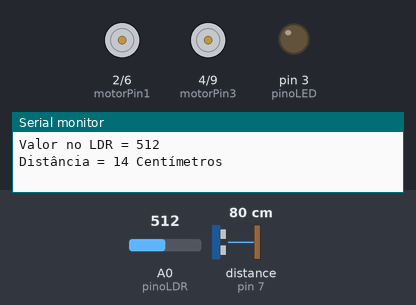
A sketch run on a simulated Arduino Uno, built with avr-gcc and run on an emulated ATmega328P. Parts: motor-driver pin pairs drawn as motors (green arrow = first pin HIGH = forward, orange = second pin HIGH = backward, longer = more drive), output pins drawn as LEDs (lit = HIGH), the last lines printed to the serial monitor. Wiring (inferred from the names in the program): ultrasonic range finder: trigger pin 8; echo pin 7. The inputs (shaded band) are chosen by the test bench; at power-on: A0 (pinoLDR) = 512, distance to the obstacle (sensor on pin 7) 80 cm. The echo pulse lasts 58.3 µs per cm; pins used as bus, display or sensor lines are not drawn.

Above: at 9.2 s.
9.3 s: A0 (pinoLDR) set to 985
11.7 s: A0 (pinoLDR) set to 1015
At 15.7 s:
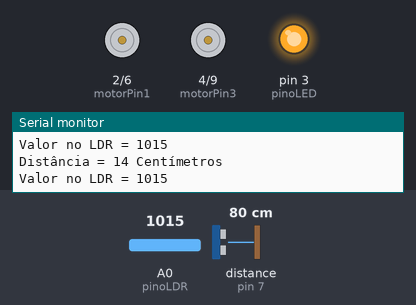
16.0 s: A0 (pinoLDR) set to 990
At 19.2 s:
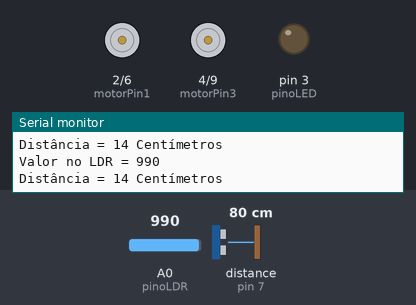
20.1 s: A0 (pinoLDR) set to 1010
At 23.8 s:
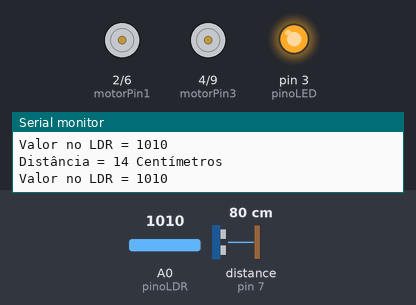
Timing chart, 0 to 25.1 s (numbered marks = the images above; inputs shaded):
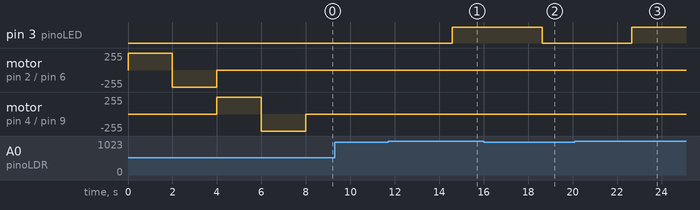

The sketch:

SubmarinoExploratorio.ino
```cpp
/* Universidade de São Paulo
Juliana Witzke de Brito - Pesquisa FAPESP


Sensor de luz - mede de forma qualitativa diferentes intensidades de luz
(Usando sensor LDR (resistor dependente da luz) */

int trigPin = 8;
int echoPin = 7;
int pinoLED = 3;
int pinoLDR = A0;
int valorLDR = 0;

//Motor Normal
const int motorPin1  = 2;  // Pin 14 of L293
const int motorPin2  = 6;  // Pin 10 of L293
//Servo Motor
const int motorPin3  = 4;  // Pin  7 of L293
const int motorPin4  = 9;  // Pin  2 of L293


float v=331.5+0.6*20; // (Velocidade do som a 0 ºC multiplicada pela temperatura ambiente) m/s

void setup ()
{
  pinMode(trigPin, OUTPUT);
  pinMode(echoPin, INPUT);
  pinMode (pinoLED, OUTPUT);

/*------------MOTOR NORMAL ------------*/
    pinMode(motorPin1, OUTPUT);
    pinMode(motorPin2, OUTPUT);
    pinMode(motorPin3, OUTPUT);
    pinMode(motorPin4, OUTPUT);

    // Gira o Motor A no sentido horário por 2 segundos
    digitalWrite(motorPin1, HIGH);
    digitalWrite(motorPin2, LOW);
    digitalWrite(motorPin3, LOW);
    digitalWrite(motorPin4, LOW);
    delay(2000);

    // Gira o Motor A no sentido anti-horário por 2 segundos
    digitalWrite(motorPin1, LOW);
    digitalWrite(motorPin2, HIGH);
    digitalWrite(motorPin3, LOW);
    digitalWrite(motorPin4, LOW);
    delay(2000);

    /*------------SERVO MOTOR ------------*/
    // Gira o Motor B no sentido horário por 2 segundos
    digitalWrite(motorPin1, LOW);
    digitalWrite(motorPin2, LOW);
    digitalWrite(motorPin3, HIGH);
    digitalWrite(motorPin4, LOW);
    delay(2000);

    // Gira o Motor B no sentido anti-horário por 2 segundos
    digitalWrite(motorPin1, LOW);
    digitalWrite(motorPin2, LOW);
    digitalWrite(motorPin3, LOW);
    digitalWrite(motorPin4, HIGH);
    delay(2000);

    // Para motores
    digitalWrite(motorPin1, LOW);
    digitalWrite(motorPin2, LOW);
    digitalWrite(motorPin3, LOW);
    digitalWrite(motorPin4, LOW);
  Serial.begin(9600);


}

float distanceCm(){
  //Envia pulso de som
  digitalWrite(trigPin, LOW);
  delayMicroseconds(3);
  digitalWrite(trigPin, HIGH);
  delayMicroseconds(5);
  digitalWrite(trigPin, LOW);

  //Escuta eco
  float tUs = pulseIn(echoPin, HIGH); // microssegundos
  float t = tUs/1000.0/2.0; // segundos
  float d = t*v; // metros
  return d*100; // centímetros
}

void loop ()
{
  //LDR - SENSOR LUMINOSIDADE
  valorLDR = analogRead(pinoLDR);
  Serial.print("Valor no LDR = ");
  Serial.println(valorLDR);
  delay(15);
  delay(valorLDR);
  if (valorLDR > 1000) digitalWrite (pinoLED, HIGH); // coloca 5 Volts (HIGH) no pino do LED
  if (valorLDR < 1000) digitalWrite (pinoLED, LOW); // coloca 0 Volts no pino do LED


  //ULTRASSONICO - SENSOR DISTÂNCIA
  int distancia = distanceCm();
  distancia = distancia/1000;
  Serial.print("Distância = ");
  Serial.print(distancia, DEC);
  Serial.println(" Centímetros");
  delay(1000); // tempo em milisegundos


}
```

Measured:
- the behaviour switches between 1000 and 1001 on A0 (pinoLDR) (found by bisection; images 0 and 1)
- after the input at 11.7 s, pin 3 (pinoLED): LOW → HIGH after 2.9 s
- after the input at 16.0 s, pin 3 (pinoLED): HIGH → LOW after 2.6 s
- after the input at 20.1 s, pin 3 (pinoLED): LOW → HIGH after 2.6 s
